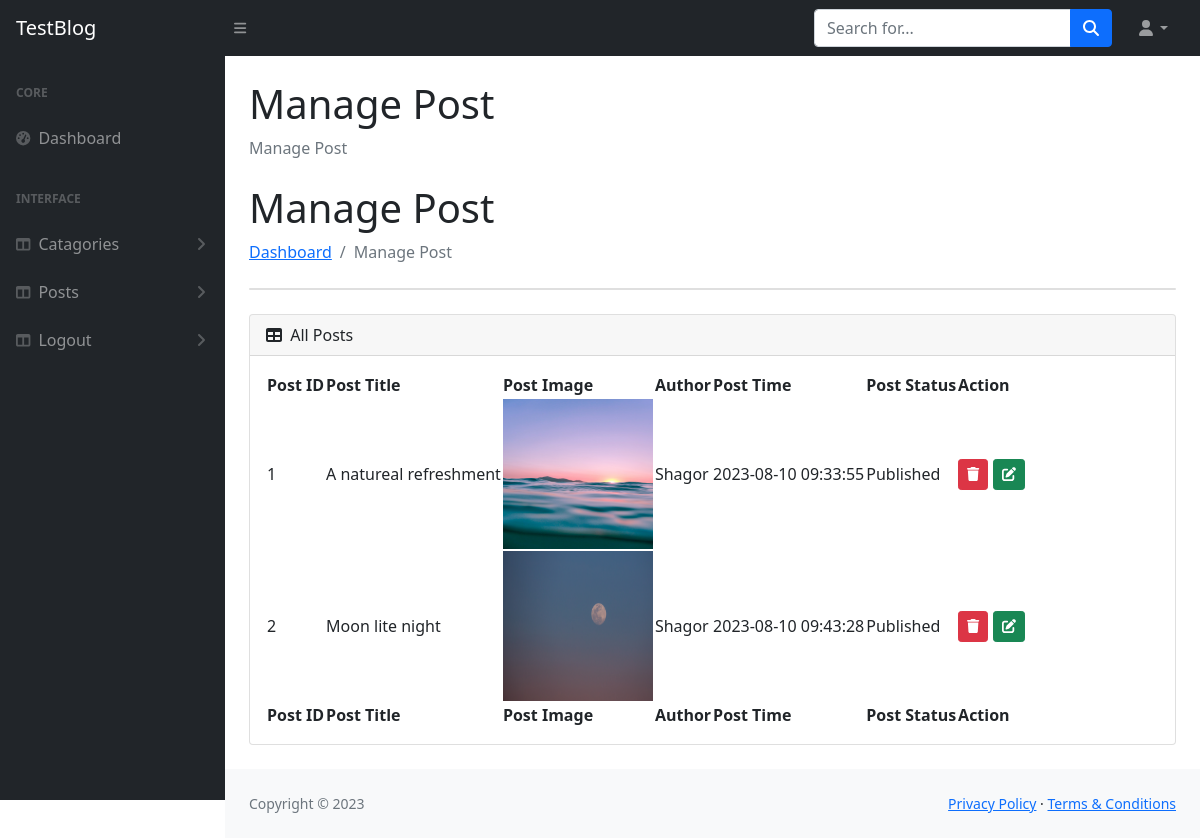
The page /testblog/backend/managepost.php (signed in) on the database its author committed.
### tables this page shows
CREATE TABLE `tbl_post` (
  `post_id` int(11) NOT NULL,
  `post_title` varchar(255) DEFAULT NULL,
  `post_content` longtext DEFAULT NULL,
  `post_img` varchar(255) DEFAULT NULL,
  `post_user` varchar(255) DEFAULT NULL,
  `post_date` timestamp NOT NULL DEFAULT current_timestamp(),
  `post_summary` text DEFAULT NULL,
  `post_status` int(2) DEFAULT NULL
);

### testblog/backend/managepost.php (called while the page is built)
<?php
$view="manage_post";
include_once("master_temp.php");
?>

### testblog/backend/class/Connection.php (called while the page is built, shortened)
<?php
class Connection{
    public function __construct(){
       $this->conn = new Mysqli("localhost","root","","testblog");
    }
}
?>

### testblog/backend/class/Post.php (called while the page is built, shortened)
<?php
include_once("Connection.php");
class Post extends Connection{
    public function display_post(){
        $sql="SELECT * FROM `tbl_post`;";
        return $this->conn->query($sql);
    }
}
?>

### testblog/backend/views/manage_post_page.php (the view, shortened to what this page needs)
<?php
$titlepage="Manage Post";
include_once ("class/Post.php");
$shagor=new Post();
?>
<h1 class="mt-4"><?php echo $titlepage;?></h1>
<ol class="breadcrumb mb-4">
    <li class="breadcrumb-item active"><?php echo $titlepage;?></li>
</ol>
<h1 class="mt-4"><?php echo $titlepage;?></h1>
<ol class="breadcrumb mb-4">
<li class="breadcrumb-item"><a href="dashboard.php">Dashboard</a></li>
    <li class="breadcrumb-item active"><?php echo $titlepage;?></li>
</ol>
<div class="card mb-4">
</div>
<div class="card mb-4">
    <div class="card-header">
        <i class="fas fa-table me-1"></i>
       All Posts
    </div>
    <div class="card-body">
        <table id="datatablesSimple">
            <thead>
                <tr>
                    <th>Post ID</th>
                    <th>Post Title</th>
                    <th>Post Image</th>
                    <th>Author</th>
                    <th>Post Time</th>
                    <th>Post Status</th>
                    <th collspan="2">Action</th>
                </tr>
            </thead>
            <tfoot>
            <tr>
                    <th>Post ID</th>
                    <th>Post Title</th>
                    <th>Post Image</th>
                    <th>Author</th>
                    <th>Post Time</th>
                    <th>Post Status</th>
                    <th collspan="2">Action</th>
                </tr>
            </tfoot>
            <tbody>
            <?php
            $data=$shagor->display_post();
            if(mysqli_num_rows($data)>0){
                $i=1;
                    foreach($data as $postItem){
                        ?>
                        <tr>
                            <td><?php echo $i++;?></td>
                            <td><?php echo $postItem['post_title'];?></td>
                            <td><img src="../Upload/<?php echo $postItem['post_img'];?>" width="150px" height="150px"></td>
                            <td><?php echo $postItem['post_user'];?></td>
                            <td><?php echo $postItem['post_date'];?></td>
                            <td><?php
                            if($postItem['post_status']=="1"){
                                echo "Published";
                            }
                            else{
                                echo "Draft";
                            }
                            ?></td>
                            <td>
                                <a href="?id=<?php echo $postItem['post_id'] ?>" class="btn btn-sm btn-danger"><i class="fa-solid fa-trash"></i></a>
                                <a href="updatepost.php?cid=<?php echo $postItem['post_id'] ?>" class="btn btn-sm btn-success"><i class="fa-solid fa-pen-to-square"></i></a>
                            </td>
                        </tr>
                        <?php
                    }
            }
            ?>
            </tbody>
        </table>
    </div>
</div>

### testblog/backend/include/header.php (shortened to what this page needs)
<!DOCTYPE html>
<html lang="en">
<head>
    <link href="https://cdn.jsdelivr.net/npm/simple-datatables@latest/dist/style.css" rel="stylesheet" />
    <link href="css/styles.css" rel="stylesheet" />
</head>
<body class="sb-nav-fixed">

### testblog/backend/include/navtop.php (shortened to what this page needs)
<nav class="sb-topnav navbar navbar-expand navbar-dark bg-dark">
        <a class="navbar-brand ps-3" href="index.html">TestBlog</a>
        <button class="btn btn-link btn-sm order-1 order-lg-0 me-4 me-lg-0" id="sidebarToggle" href="#!"><i
                class="fas fa-bars"></i></button>
        <form class="d-none d-md-inline-block form-inline ms-auto me-0 me-md-3 my-2 my-md-0">
            <div class="input-group">
                <input class="form-control" type="text" placeholder="Search for..." aria-label="Search for..."
                    aria-describedby="btnNavbarSearch" />
                <button class="btn btn-primary" id="btnNavbarSearch" type="button"><i
                        class="fas fa-search"></i></button>
            </div>
        </form>
        <ul class="navbar-nav ms-auto ms-md-0 me-3 me-lg-4">
            <li class="nav-item dropdown">
                <a class="nav-link dropdown-toggle" id="navbarDropdown" href="#" role="button" data-bs-toggle="dropdown"
                    aria-expanded="false"><i class="fas fa-user fa-fw"></i></a>
            </li>
        </ul>
    </nav>

### testblog/backend/master_temp.php (shortened to what this page needs)
<?php
include_once("include/header.php");
?>
<?php
include_once("include/navtop.php");
?>
    <div id="layoutSidenav">
        <?php
            include_once("include/sidenav.php");
        ?>
        <div id="layoutSidenav_content">
            <main>
                <div class="container-fluid px-4">
                    <?php
                    if($view){
                       if($view=="add_Catagory"){
                        require("views/add_cat_page.php");
                       }
                       elseif($view=="manage_Catagory"){
                        require("views/manage_cat_page.php");
                       }
                       elseif($view=="dashboard"){
                        require("views/dash_page.php");
                       }
                       elseif ($view=="add_post") {
                        require("views/app_post_page.php");
                       }
                       elseif ($view=="manage_post") {
                        require("views/manage_post_page.php");
                       }
                    }
                    ?>
                </div>
            </main>
           <?php
            include_once("include/footer.php");
        ?>
        </div>
    </div>
</body>
</html>

### testblog/backend/include/sidenav.php (shortened to what this page needs)
<div id="layoutSidenav_nav">
            <nav class="sb-sidenav accordion sb-sidenav-dark" id="sidenavAccordion">
                <div class="sb-sidenav-menu">
                    <div class="nav">
                        <div class="sb-sidenav-menu-heading">Core</div>
                        <a class="nav-link" href="dashboard.php">
                            <div class="sb-nav-link-icon"><i class="fas fa-tachometer-alt"></i></div>
                            Dashboard
                        </a>
                        <div class="sb-sidenav-menu-heading">Interface</div>
                        <a class="nav-link collapsed" href="#" data-bs-toggle="collapse"
                            data-bs-target="#collapseLayouts" aria-expanded="false" aria-controls="collapseLayouts">
                            <div class="sb-nav-link-icon"><i class="fas fa-columns"></i></div>
                            Catagories
                            <div class="sb-sidenav-collapse-arrow"><i class="fas fa-angle-down"></i></div>
                        </a>
                        <a class="nav-link collapsed" href="#" data-bs-toggle="collapse"
                            data-bs-target="#posts" aria-expanded="false" aria-controls="collapseLayouts">
                            <div class="sb-nav-link-icon"><i class="fas fa-columns"></i></div>
                            Posts
                            <div class="sb-sidenav-collapse-arrow"><i class="fas fa-angle-down"></i></div>
                        </a>
                        <a class="nav-link collapsed" href="?admin_logout=logout" >
                            <div class="sb-nav-link-icon"><i class="fas fa-columns"></i></div>
                            Logout
                            <div class="sb-sidenav-collapse-arrow"><i class="fas fa-angle-down"></i></div>
                        </a>
                    </div>
                </div>
            </nav>
        </div>

### testblog/backend/include/footer.php
<footer class="py-4 bg-light mt-auto">
                <div class="container-fluid px-4">
                    <div class="d-flex align-items-center justify-content-between small">
                        <div class="text-muted">Copyright &copy;  <?php echo date("Y");?></div>
                        <div>
                            <a href="#">Privacy Policy</a>
                            &middot;
                            <a href="#">Terms &amp; Conditions</a>
                        </div>
                    </div>
                </div>
            </footer>

### rows shown on the page
tbl_post: post_title "A natureal refreshment", post_img (picture), post_user "Shagor", post_date "2023-08-10 09:33:55", post_status "Published"
tbl_post: post_title "Moon lite night", post_img (picture), post_user "Shagor", post_date "2023-08-10 09:43:28", post_status "Published"

### other values the page prints
$titlepage "Manage Post"
